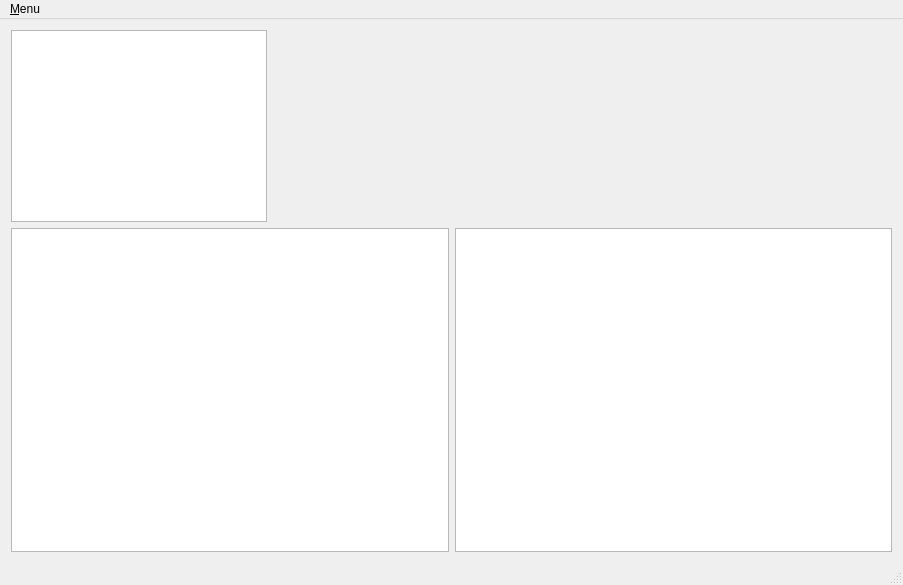
<?xml version="1.0" encoding="UTF-8"?>
<ui version="4.0">
 <class>MainWindow</class>
 <widget class="QMainWindow" name="MainWindow">
  <property name="geometry">
   <rect>
    <x>0</x>
    <y>0</y>
    <width>903</width>
    <height>585</height>
   </rect>
  </property>
  <property name="windowTitle">
   <string>MainWindow</string>
  </property>
  <widget class="QWidget" name="centralWidget">
   <layout class="QVBoxLayout" name="verticalLayout">
    <item>
     <widget class="QGraphicsView" name="originalImage">
      <property name="sizePolicy">
       <sizepolicy hsizetype="Maximum" vsizetype="Maximum">
        <horstretch>0</horstretch>
        <verstretch>0</verstretch>
       </sizepolicy>
      </property>
     </widget>
    </item>
    <item>
     <layout class="QHBoxLayout" name="horizontalLayout">
      <item>
       <widget class="QGraphicsView" name="gradientFieldImage">
        <property name="sizePolicy">
         <sizepolicy hsizetype="MinimumExpanding" vsizetype="MinimumExpanding">
          <horstretch>0</horstretch>
          <verstretch>0</verstretch>
         </sizepolicy>
        </property>
       </widget>
      </item>
      <item>
       <widget class="QGraphicsView" name="directionFieldImage">
        <property name="sizePolicy">
         <sizepolicy hsizetype="MinimumExpanding" vsizetype="MinimumExpanding">
          <horstretch>0</horstretch>
          <verstretch>0</verstretch>
         </sizepolicy>
        </property>
       </widget>
      </item>
     </layout>
    </item>
   </layout>
  </widget>
  <widget class="QMenuBar" name="menuBar">
   <property name="geometry">
    <rect>
     <x>0</x>
     <y>0</y>
     <width>903</width>
     <height>27</height>
    </rect>
   </property>
   <widget class="QMenu" name="menuMenu">
    <property name="title">
     <string>&amp;Menu</string>
    </property>
    <addaction name="actionOpen_image"/>
   </widget>
   <addaction name="menuMenu"/>
  </widget>
  <widget class="QStatusBar" name="statusBar"/>
  <action name="actionOpen_image">
   <property name="text">
    <string>&amp;Open image</string>
   </property>
  </action>
 </widget>
 <layoutdefault spacing="6" margin="11"/>
 <resources/>
 <connections/>
</ui>
